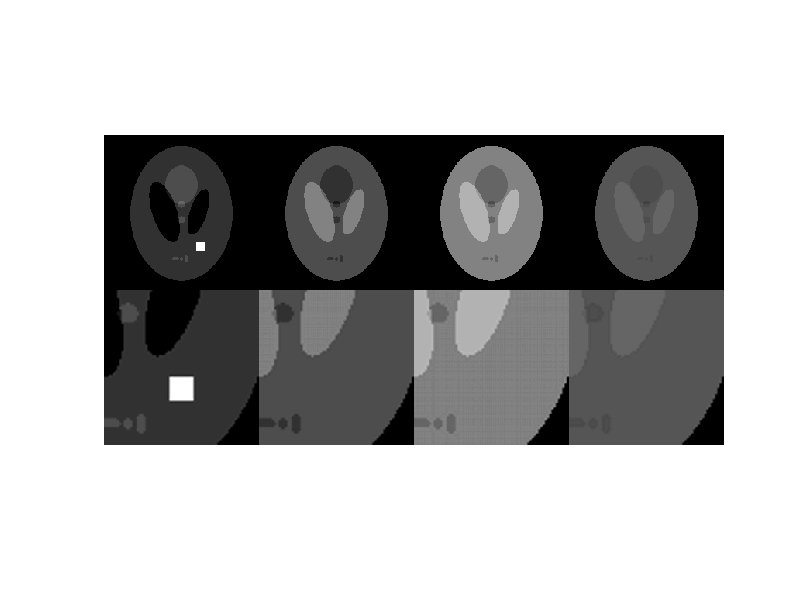

Write MATLAB code to recreate this figure.
clear all
addpath(genpath('./Utils'));

D = @(x) cat(3,[diff(x,1,1);zeros(1,size(x,2))],[diff(x,1,2) zeros(size(x,1),1)]);

load MC_phantom
N = size(x,3);
%% Unique lesion for C1
x(140:150, 120:130,1) = 1;

%% Gradient for all contrasts
for c = 1: N
    v(:,:,:,c) = D(x(:,:,c));
end
%% Gradient vector at lesion corner for all contrasts
 V = reshape(v(140,130,:,:),[2,N])

 z = [x(:,:,1) x(:,:,2) x(:,:,3) x(:,:,4)];


%% Display results
%zoom
x11 = 100;
x22 = 170;
y11 = 90;
y22 = 160;


uRR =x;
for t = 1:N
uRRxy(:,:,t) = uRR(x11:x22,y11:y22,t);
zz(:,:,t) = imresize(uRRxy(:,:,t),[200 200]);
end


zz = [z;zz(:,:,1) zz(:,:,2) zz(:,:,3) zz(:,:,4)];

figure,imshow(zz)
% imwrite(zz,'MC_phantom.png')
